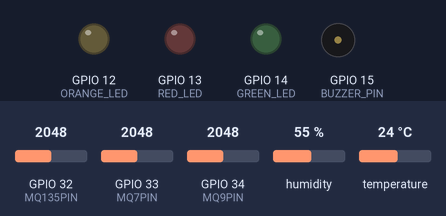
A sketch run on a simulated ESP32. Parts: output pins drawn as LEDs (lit = HIGH), buzzer (waves = sounding, pin HIGH). The test bench sets the inputs (shaded band); at power-on: GPIO 32 (MQ135PIN) = 2048, GPIO 33 (MQ7PIN) = 2048, GPIO 34 (MQ9PIN) = 2048, humidity 55 %, temperature 24 °C. WiFi joins after 1.5 s; servers stay silent unless stated; uploads are accepted with an empty reply; what the sketch prints to the serial monitor is not drawn.

Above: at 0.1 s.
At 127.6 s:
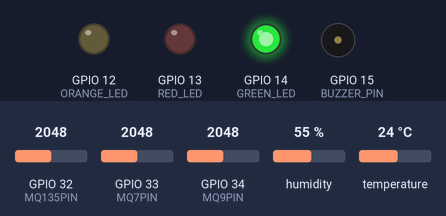
Timing chart, 0 to 129.1 s (numbered marks = the images above):
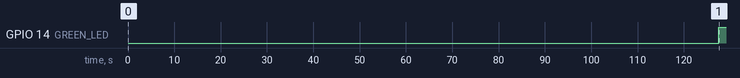

Measured:
- by itself, GPIO 14 (GREEN_LED): LOW → HIGH at 128 s

The sketch:

GROUP9.ino
```cpp
#include <WiFi.h>
#include <WiFiManager.h>
#include <DHT.h>
#include <HTTPClient.h>
#include <ArduinoJson.h>

// === Pin Definitions ===
#define DHTPIN        4
#define DHTTYPE       DHT22
#define MQ135PIN      32
#define MQ7PIN        33
#define MQ9PIN        34
#define GREEN_LED     14
#define ORANGE_LED    12
#define RED_LED       13
#define BUZZER_PIN    15

DHT dht(DHTPIN, DHTTYPE);

// === Sensor Constants ===
const float RL = 10000.0;
float R0_MQ135 = -1, R0_MQ7 = -1, R0_MQ9 = -1;

// === Wi-Fi Credentials ===
const char* ssidList[] = {"Lander's phone", "nath"};
const char* passList[] = {"lander09", "nathaline"};
const int wifiCount = sizeof(ssidList) / sizeof(ssidList[0]);

// === API URLs ===
const String scriptUrl = "https://script.google.com/macros/s/AKfycbz33kogJZdpeHGiCV8PqqfBKLJNkPbsFmGAMYhwHLm0x4OVMlzXfcZa_bpCRHWhS1jzJA/exec";
const String firebaseUrl = "https://aircube-8eba0-default-rtdb.asia-southeast1.firebasedatabase.app/data.json";

void setup() {
  Serial.begin(115200);
  dht.begin();
  pinMode(GREEN_LED, OUTPUT);
  pinMode(ORANGE_LED, OUTPUT);
  pinMode(RED_LED, OUTPUT);
  pinMode(BUZZER_PIN, OUTPUT);

  connectWiFi();
  warmupAndCalibrate();
}

void loop() {
  if (WiFi.status() != WL_CONNECTED) {
    Serial.println("[WARN] WiFi disconnected. Rebooting...");
    ESP.restart();
  }

  float co2 = readPPM(MQ135PIN, R0_MQ135, "MQ135");
  float co  = readPPM(MQ7PIN,   R0_MQ7,   "MQ7");
  float combustible = readPPM(MQ9PIN, R0_MQ9, "MQ9");
  float temp = dht.readTemperature();
  float hum  = dht.readHumidity();

  // === Print Sensor Data ===
  Serial.printf("\n=== Sensor Readings ===\n");
  Serial.printf("Temp: %.2f °C | Humidity: %.2f %%\n", temp, hum);
  Serial.printf("MQ135 - CO₂: %.2f ppm\n", co2);
  Serial.printf("MQ7   - CO: %.2f ppm\n", co);
  Serial.printf("MQ9   - Combustible Gas: %.2f ppm\n", combustible);

  // === LED and Buzzer ===
  updateLEDs(co2, co, combustible);
  updateBuzzer(co2, co, combustible);

  // === Log Data ===
  sendToGoogleSheets(co2, co, combustible, temp, hum);
  sendToFirebase(co2, co, combustible, temp, hum);

  delay(30000); // 30 sec
}

// === Wi-Fi Connection Logic ===
void connectWiFi() {
  WiFi.mode(WIFI_STA);
  for (int i = 0; i < wifiCount; i++) {
    WiFi.begin(ssidList[i], passList[i]);
    Serial.printf("Trying \"%s\" ...", ssidList[i]);
    unsigned long t0 = millis();
    while (WiFi.status() != WL_CONNECTED && millis() - t0 < 8000) {
      delay(500); Serial.print('.');
    }
    if (WiFi.status() == WL_CONNECTED) {
      Serial.printf("\nConnected to %s: %s\n", ssidList[i], WiFi.localIP().toString().c_str());
      return;
    }
    Serial.println(" failed.");
  }

  WiFiManager wm;
  wm.setTimeout(180);
  if (!wm.autoConnect("AirCube-Setup")) {
    Serial.println("No WiFi. Restarting...");
    ESP.restart();
  }
  Serial.printf("Connected via portal: %s\n", WiFi.SSID().c_str());
}

// === Sensor Warm-up and Calibration ===
void warmupAndCalibrate() {
  Serial.println("Warming up sensors for 2 minutes...");
  for (int i = 0; i < 120; i++) {
    analogRead(MQ135PIN); analogRead(MQ7PIN); analogRead(MQ9PIN);
    delay(1000);
  }

  calibrate(MQ135PIN, RL, R0_MQ135, 3.6, "MQ135");
  calibrate(MQ7PIN,   RL, R0_MQ7,   27.0, "MQ7");
  calibrate(MQ9PIN,   RL, R0_MQ9,   9.5,  "MQ9");
}

// === Calibration Helper ===
void calibrate(int pin, float RL, float& R0, float cleanRatio, const char* name) {
  float sumRs = 0;
  for (int i = 0; i < 10; i++) {
    float V = analogRead(pin) * (3.3 / 4095.0);
    float Rs = (3.3 - V) * RL / V;
    sumRs += Rs;
    delay(100);
  }
  R0 = (sumRs / 10.0) / cleanRatio;
  if (isinf(R0) || R0 <= 0) {
    Serial.printf("[WARN] %s R0 invalid. Recalibrating...\n", name);
    delay(5000);
    calibrate(pin, RL, R0, cleanRatio, name);
  } else {
    Serial.printf("%s R0: %.2f Ω\n", name, R0);
  }
}

// === PPM Reading with Averaging ===
float readPPM(int pin, float R0, const char* name) {
  float sum = 0; int cnt = 0;
  for (int i = 0; i < 10; i++) {
    float V = analogRead(pin) * (3.3 / 4095.0);
    float Rs = (3.3 - V) * RL / V;
    float ratio = Rs / R0;
    float ppm = (strstr(name, "135")) ?
      110.47 * pow(ratio, -2.862) * 100 :
      (strstr(name, "7")) ? pow(10, 1.259 - 0.631 * log10(ratio)) :
                            pow(10, 1.699 - 1.699 * log10(ratio));
    sum += ppm; cnt++; delay(100);
  }
  return sum / cnt;
}

// === LED Status Logic ===
void updateLEDs(float co2, float co, float comb) {
  digitalWrite(GREEN_LED, LOW);
  digitalWrite(ORANGE_LED, LOW);
  digitalWrite(RED_LED, LOW);

  if (co2 < 600 && co < 30 && comb < 200) digitalWrite(GREEN_LED, HIGH);
  else if (co2 < 1000 && co < 50 && comb < 400) digitalWrite(ORANGE_LED, HIGH);
  else digitalWrite(RED_LED, HIGH);
}

// === Buzzer Logic ===
void updateBuzzer(float co2, float co, float comb) {
  static unsigned long last = 0;
  static int stage = 0;
  bool high = (co2 >= 1000 || co >= 50 || comb >= 400);
  bool med  = !high && (co2 >= 600 || co >= 30 || comb >= 200);
  unsigned long now = millis();

  if (!med && !high) { digitalWrite(BUZZER_PIN, LOW); stage = 0; return; }
  if (high) { digitalWrite(BUZZER_PIN, HIGH); return; }

  if (now - last >= 5000 || stage >= 6) {
    stage = 0; last = now;
  }
  digitalWrite(BUZZER_PIN, (stage % 2 == 0) ? HIGH : LOW);
  if (now - last >= stage * 200) stage++;
}

// === Send to Google Sheets ===
void sendToGoogleSheets(float co2, float co, float comb, float temp, float hum) {
  if (WiFi.status() == WL_CONNECTED) {
    HTTPClient http;
    String url = scriptUrl + "?co2=" + String(co2, 2) + "&co=" + String(co, 2) +
                 "&combustible=" + String(comb, 2) + "&temp=" + String(temp, 2) + "&humidity=" + String(hum, 2);
    http.begin(url);
    int httpCode = http.GET();
    if (httpCode > 0) {
      Serial.println("✅ Data sent to Google Sheets!");
    } else {
      Serial.printf("❌ Google Sheets Error: %d\n", httpCode);
    }
    http.end();
  }
}

// === Send to Firebase ===
void sendToFirebase(float co2, float co, float comb, float temp, float hum) {
  if (WiFi.status() == WL_CONNECTED) {
    HTTPClient http;
    http.begin(firebaseUrl);
    http.addHeader("Content-Type", "application/json");

    StaticJsonDocument<256> doc;
    doc["co2"] = co;
    doc["co"]  = co;
    doc["combustible"] = comb;
    doc["temp"] = temp;
    doc["humidity"] = hum;

    String json;
    serializeJson(doc, json);

    int httpResponseCode = http.PUT(json);
    if (httpResponseCode > 0) {
      Serial.println("✅ Data sent to Firebase!");
    } else {
      Serial.printf("❌ Firebase Error: %d\n", httpResponseCode);
    }
    http.end();
  }
}
```
